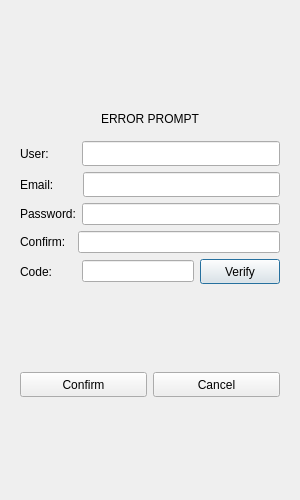
<?xml version="1.0" encoding="UTF-8"?>
<ui version="4.0">
 <class>RegisterDialog</class>
 <widget class="QDialog" name="RegisterDialog">
  <property name="geometry">
   <rect>
    <x>0</x>
    <y>0</y>
    <width>300</width>
    <height>500</height>
   </rect>
  </property>
  <property name="minimumSize">
   <size>
    <width>300</width>
    <height>500</height>
   </size>
  </property>
  <property name="maximumSize">
   <size>
    <width>300</width>
    <height>500</height>
   </size>
  </property>
  <property name="windowTitle">
   <string>Dialog</string>
  </property>
  <layout class="QVBoxLayout" name="verticalLayout_2">
   <item>
    <layout class="QVBoxLayout" name="verticalLayout">
     <item>
      <widget class="QStackedWidget" name="stackedWidget">
       <widget class="QWidget" name="page">
        <layout class="QVBoxLayout" name="verticalLayout_3">
         <item>
          <spacer name="verticalSpacer">
           <property name="orientation">
            <enum>Qt::Orientation::Vertical</enum>
           </property>
           <property name="sizeHint" stdset="0">
            <size>
             <width>20</width>
             <height>40</height>
            </size>
           </property>
          </spacer>
         </item>
         <item>
          <widget class="QWidget" name="widget" native="true">
           <layout class="QVBoxLayout" name="verticalLayout_4">
            <item>
             <widget class="QLabel" name="error_label">
              <property name="text">
               <string>ERROR PROMPT</string>
              </property>
              <property name="alignment">
               <set>Qt::AlignmentFlag::AlignCenter</set>
              </property>
             </widget>
            </item>
           </layout>
          </widget>
         </item>
         <item>
          <layout class="QHBoxLayout" name="horizontalLayout">
           <item>
            <widget class="QLabel" name="user_label">
             <property name="minimumSize">
              <size>
               <width>0</width>
               <height>25</height>
              </size>
             </property>
             <property name="maximumSize">
              <size>
               <width>16777215</width>
               <height>25</height>
              </size>
             </property>
             <property name="text">
              <string>User:        </string>
             </property>
            </widget>
           </item>
           <item>
            <widget class="QLineEdit" name="user_edit">
             <property name="minimumSize">
              <size>
               <width>0</width>
               <height>25</height>
              </size>
             </property>
             <property name="maximumSize">
              <size>
               <width>16777215</width>
               <height>25</height>
              </size>
             </property>
            </widget>
           </item>
          </layout>
         </item>
         <item>
          <layout class="QHBoxLayout" name="horizontalLayout_2">
           <item>
            <widget class="QLabel" name="email_label">
             <property name="minimumSize">
              <size>
               <width>0</width>
               <height>25</height>
              </size>
             </property>
             <property name="maximumSize">
              <size>
               <width>16777215</width>
               <height>25</height>
              </size>
             </property>
             <property name="text">
              <string>Email:       </string>
             </property>
            </widget>
           </item>
           <item>
            <widget class="QLineEdit" name="email_edit">
             <property name="minimumSize">
              <size>
               <width>0</width>
               <height>25</height>
              </size>
             </property>
             <property name="maximumSize">
              <size>
               <width>16777215</width>
               <height>25</height>
              </size>
             </property>
            </widget>
           </item>
          </layout>
         </item>
         <item>
          <layout class="QHBoxLayout" name="horizontalLayout_3">
           <item>
            <widget class="QLabel" name="password_label">
             <property name="text">
              <string>Password:</string>
             </property>
            </widget>
           </item>
           <item>
            <widget class="QLineEdit" name="password_edit"/>
           </item>
          </layout>
         </item>
         <item>
          <layout class="QHBoxLayout" name="horizontalLayout_4">
           <item>
            <widget class="QLabel" name="confirm_label">
             <property name="text">
              <string>Confirm:  </string>
             </property>
            </widget>
           </item>
           <item>
            <widget class="QLineEdit" name="confirm_edit"/>
           </item>
          </layout>
         </item>
         <item>
          <layout class="QHBoxLayout" name="horizontalLayout_5">
           <item>
            <widget class="QLabel" name="verify_label">
             <property name="text">
              <string>Code:       </string>
             </property>
            </widget>
           </item>
           <item>
            <widget class="QLineEdit" name="code_edit"/>
           </item>
           <item>
            <widget class="QPushButton" name="verify_btn">
             <property name="minimumSize">
              <size>
               <width>0</width>
               <height>25</height>
              </size>
             </property>
             <property name="maximumSize">
              <size>
               <width>16777215</width>
               <height>25</height>
              </size>
             </property>
             <property name="text">
              <string>Verify</string>
             </property>
            </widget>
           </item>
          </layout>
         </item>
         <item>
          <spacer name="verticalSpacer_2">
           <property name="orientation">
            <enum>Qt::Orientation::Vertical</enum>
           </property>
           <property name="sizeHint" stdset="0">
            <size>
             <width>20</width>
             <height>40</height>
            </size>
           </property>
          </spacer>
         </item>
         <item>
          <layout class="QHBoxLayout" name="horizontalLayout_6">
           <item>
            <widget class="QPushButton" name="confirm_btn">
             <property name="minimumSize">
              <size>
               <width>0</width>
               <height>25</height>
              </size>
             </property>
             <property name="maximumSize">
              <size>
               <width>16777215</width>
               <height>25</height>
              </size>
             </property>
             <property name="text">
              <string>Confirm</string>
             </property>
            </widget>
           </item>
           <item>
            <widget class="QPushButton" name="cancel_btn">
             <property name="minimumSize">
              <size>
               <width>0</width>
               <height>25</height>
              </size>
             </property>
             <property name="maximumSize">
              <size>
               <width>16777215</width>
               <height>25</height>
              </size>
             </property>
             <property name="text">
              <string>Cancel</string>
             </property>
            </widget>
           </item>
          </layout>
         </item>
         <item>
          <spacer name="verticalSpacer_3">
           <property name="orientation">
            <enum>Qt::Orientation::Vertical</enum>
           </property>
           <property name="sizeHint" stdset="0">
            <size>
             <width>20</width>
             <height>40</height>
            </size>
           </property>
          </spacer>
         </item>
        </layout>
       </widget>
       <widget class="QWidget" name="page_2"/>
      </widget>
     </item>
    </layout>
   </item>
  </layout>
 </widget>
 <resources/>
 <connections/>
</ui>
